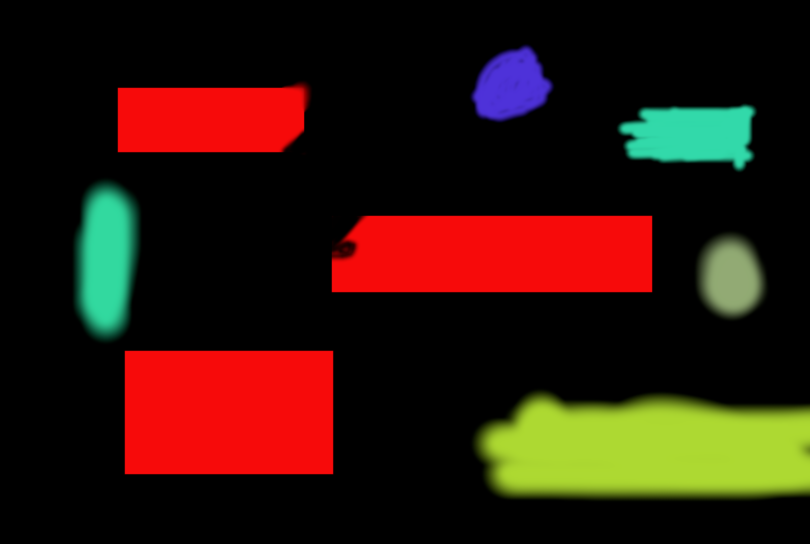
#> input picture tiny/FakeTest01.png, 1620 x 1088 px, found by its file name (shown at 1/2 size); its folder holds only this picture in this run
$ python tb2.py tiny/FakeTest01.png
#> lines starting #> are read from the running program, lines starting #| are printed output that depends on the picture; after the words box and inside, x2 and y2 are one past the last pixel; in counts of white or black regions, pixels touching at a corner belong together
#> further down, im1 is the input picture: shape (1088, 1620, 3); mean B, G, R 11.9, 22.8, 48.1
### book_classes.py
import cv2
import numpy as np
import glob as gb
import copy as cp
import book_parms as bpar
import matplotlib.pyplot as plt
import numpy as np
from time import sleep
#
#  Useful classes
#
import newfcns as nf


def RC2PXY(rcTuple):  ##  OpenCV's confusing Point coords.
    return (rcTuple[1],rcTuple[0])

class bookImage():
    def __init__(self,img, mmPpx):
#> called with mmPpx = 2
        self.scale = mmPpx # mm per pixel (or 1 pixel in mm)
        self.image = img

        #  set up the size/shape parameters
        sh = self.image.shape
#> sh = (1088, 1620, 3)
        self.rows = sh[0]
#> self.rows = 1088
        self.cols = sh[1]
#> self.cols = 1620
        if len(sh) > 2:
            self.type = 'color'
        else:
            self.type = 'mono'
        self.width_mm =  self.cols*self.scale
#> self.width_mm = 3240
        self.height_mm = self.rows*self.scale
#> self.height_mm = 2176
        self.ctXmm = self.width_mm/2.0    # mm offset to center of image H
#> self.ctXmm = 1620
        self.ctYmm = self.height_mm/2.0  # mm offset to center of image V
#> self.ctYmm = 1088

    # [7 lines left out: function __repr__, not called in this run]

    def thresh(self, t):
        x,img = cv2.threshold(self.image, t, 255, cv2.THRESH_BINARY)
        return img

    def gray(self):
        return cv2.cvtColor(self.image, cv2.COLOR_BGR2GRAY)
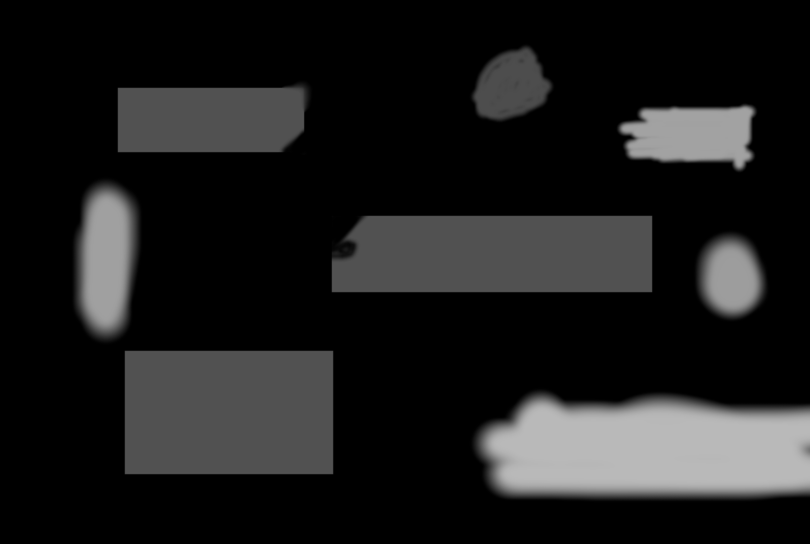
#> returned value: shape (1088, 1620) (shown at 1/2 size); min 0, max 185, mean 29.2

    # [48 lines left out: functions maskBin, histoEq, isequal, not called in this run]

    def icopy(self):
        return cp.deepcopy(self,{})

    def blank(self):
        x = np.ndarray([self.rows, self.cols,3])
        return x

    # [14 lines left out: functions write, ishape, not called in this run]

    def get_px_RC(self,row,col):
        return(self.image[row][col])

    # [15 lines left out: function set_px_RC, not called in this run]

    def get_px_XYmm(self,Xmm,Ymm):
        row,col = self.XYmm2RC(Xmm,Ymm)
        return self.image[row,col]

    # [117 lines left out: functions XYmm2RC, RC2XYmm, downvert, blur_mm_rad, Get_mmBounds, Dline_ld and 8 more, not called in this run]

def printpass(str):
    print('\n                 {:40}         PASS\n'.format(str))


# [170 lines that do not run on import are left out]


### tb2.py
############
#
#   Test book blob class and features


import numpy as np
import cv2
import sys as sys
import blob_processing as bpr
import sys

import book_classes as bc
import book_parms as bpar
print('OpenCV version: ', cv2.__version__)

# https://stackoverflow.com/questions/64021471/how-to-expand-a-particular-color-blob-with-4-pixels

erode_kernel = cv2.getStructuringElement(cv2.MORPH_ELLIPSE,  (bpar.esize, bpar.esize))
dilate_kernel = cv2.getStructuringElement(cv2.MORPH_ELLIPSE, (bpar.dsize, bpar.dsize))
# dilate_kernel size = (<desired expansion> + (<erode_kernel size> - 1) / 2) * 2 + 1

def on_mouse(event, x, y, flag, img):
    if event == cv2.EVENT_LBUTTONUP:
        # get only pixels of selected color with black background
        color = img[y][x]
        print('Looking at color: ', color)

if __name__=='__main__':
        #cv2.imshow('processed selection', imgProc)
        #cv2.imshow('selection', selection)

        imagefilename   = sys.argv[1]  # typically a binary image of constant label


        # set up morph kernels
        erode_kernel = cv2.getStructuringElement(cv2.MORPH_ELLIPSE,  (bpar.esize, bpar.esize))
        dilate_kernel = cv2.getStructuringElement(cv2.MORPH_ELLIPSE, (bpar.dsize, bpar.dsize))


        fname = bpar.tmp_img_path + imagefilename
        print('Opening: ', fname)
        # read the binary image segemented by color image
        im1 = cv2.imread(fname)
        if im1 is None:
            print("Couldn't read an image from: ",fname)
            quit()

        im1Image = bc.bookImage(im1, bpar.scale)

        # these versions of the image can be useful (written by pipe.py)
        true_col_img    = cv2.imread('tcolor.png')   #display image

        #cv2.imshow('true color image:', true_col_img)
        #cv2.waitKey()

        label_gray_img  = cv2.imread('label.png') #label image
        label_color_img = cv2.imread('lcolor.png')   #label image

        #bglabel = nf.Check_background(LabelImage)
        #print('------------\n      Background: ',bglabel,'\n------------\n')

        #  we need a gray scale image
        im1Image.image = im1Image.gray()

        #cv2.imshow('grayscale image:', im1Image.image)
        #cv2.waitKey()

        ret, bimg = cv2.threshold(im1Image.image,127,255,cv2.THRESH_BINARY)
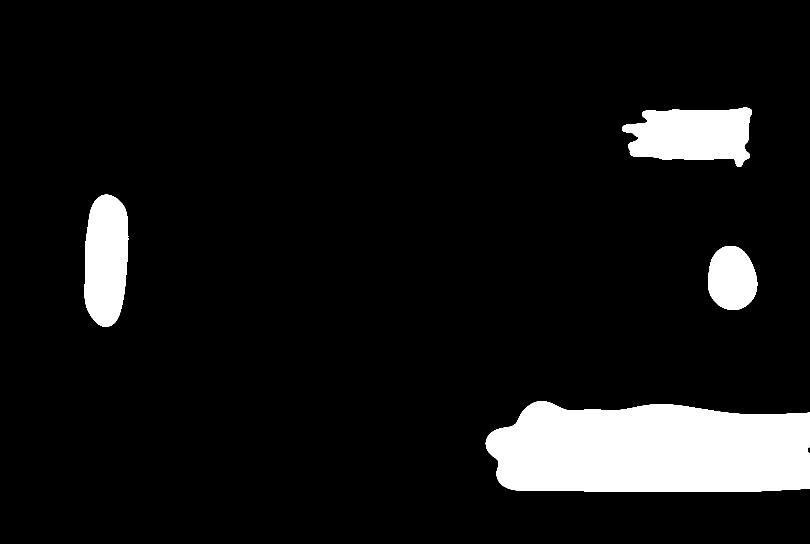
#> bimg: shape (1088, 1620) (shown at 1/2 size); 8.7% white; 4 white regions
        #cv2.imshow('thesholded image:', bimg)
        #cv2.waitKey()
        if False:
            bimg = cv2.dilate(bimg, dilate_kernel)
            bing = cv2.dilate(bimg, dilate_kernel)

        #contours, hierarchy = cv2.findContours(bimg, cv2.RETR_TREE, cv2.CHAIN_APPROX_SIMPLE)
        contours, hierarchy = cv2.findContours(bimg, cv2.RETR_TREE, cv2.CHAIN_APPROX_NONE)
#> contours = 4 contours; box (x1, y1, x2, y2) and area: (971, 802, 1620, 984) 100854, (1244, 215, 1504, 334) 22310, (169, 389, 257, 654) 19013, (1416, 492, 1515, 620) 9851
        #
        #  each contour is a bookblob instance

        for c in contours:
#> (the run stopped early here; a loop or call above may not have finished)
